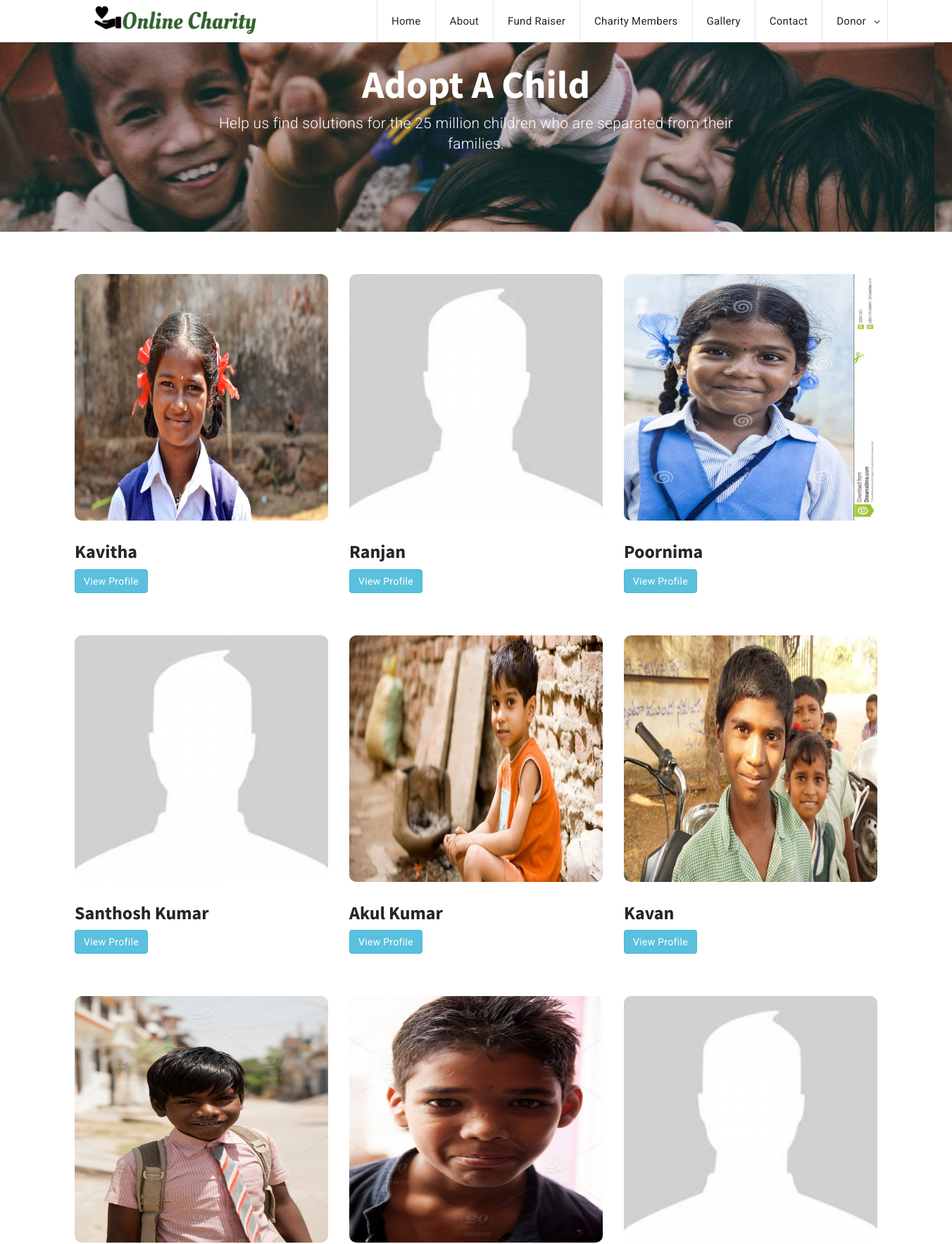
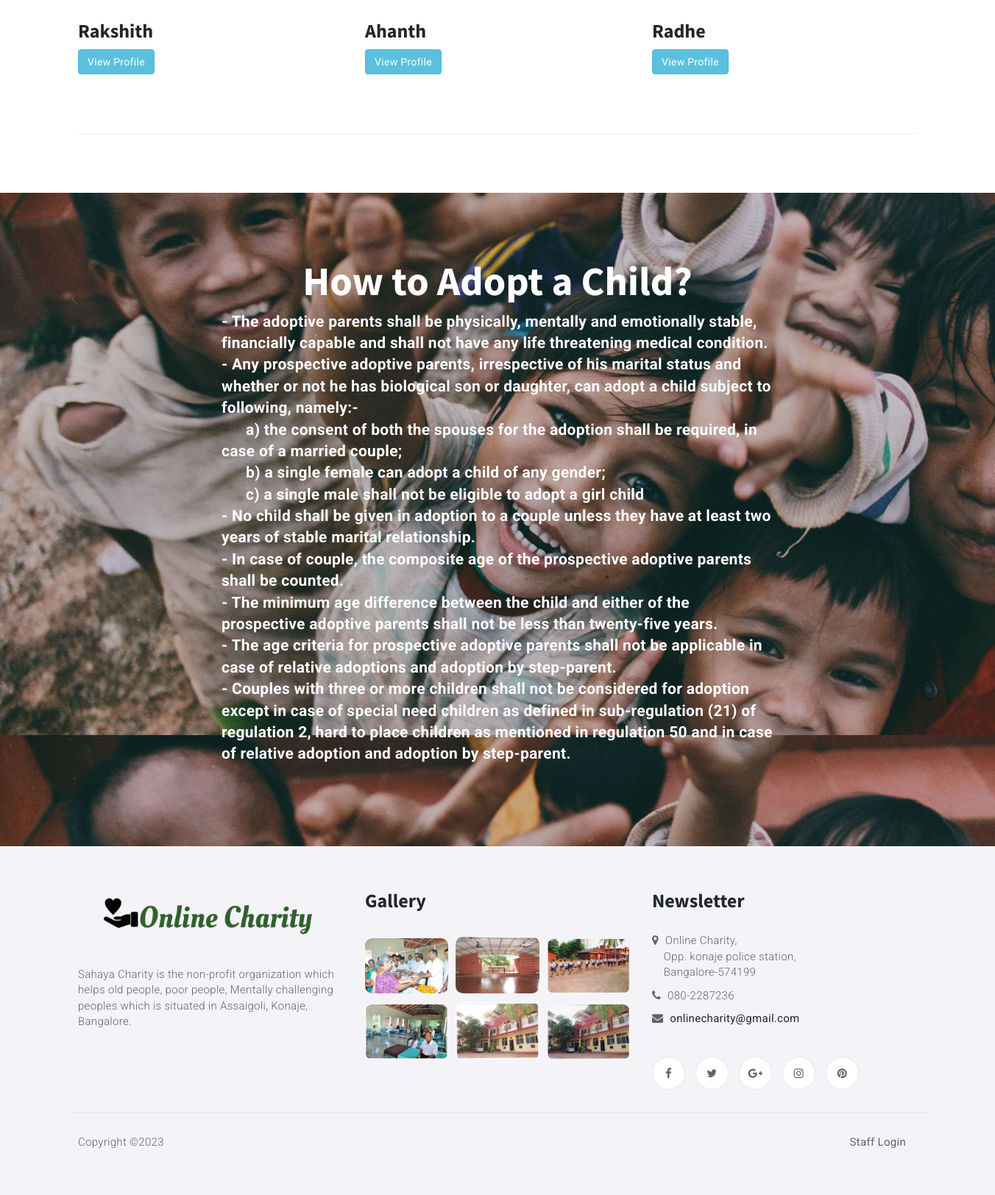
Page /adoptachild.php on the committed database (2 pictures, top to bottom).
### tables this page shows
CREATE TABLE `member` (
  `member_id` int(10) NOT NULL,
  `member_type_id` int(10) NOT NULL,
  `name` varchar(50) NOT NULL,
  `image` varchar(100) NOT NULL,
  `address` text NOT NULL,
  `contact_no` varchar(10) NOT NULL,
  `id_proof` varchar(100) NOT NULL,
  `adress_proof` varchar(100) NOT NULL,
  `description` text NOT NULL,
  `status` varchar(10) NOT NULL
);

CREATE TABLE `photo` (
  `photo_id` int(10) NOT NULL,
  `album_id` int(10) NOT NULL,
  `photo_title` varchar(50) NOT NULL,
  `photo` varchar(100) NOT NULL,
  `photo_description` text NOT NULL,
  `status` varchar(10) NOT NULL
);

### adoptachild.php (the view)
<?php
include("header.php");
?>
</header>
<div id="cta" class="section">
<div class="section-bg" style="background-image: url(img/background-1.jpg);" data-stellar-background-ratio="0.5"></div>
<div class="container">
<div class="row">
<div class="col-md-offset-2 col-md-8">
<div class="cta-content text-center">
<h1>Adopt A Child</h1>
<p class="lead">Help us find solutions for the 25 million children who are separated from their families.</p>
</div>
</div>
</div>
</div>
</div>
<div id="blog" class="section">
<div class="container">
<div class="row">
<?php
$sqlmember = "SELECT member.*,member_type.member_type FROM member LEFT JOIN member_type ON member.member_type_id=member_type.member_type_id WHERE member.status='Active' AND member.member_type_id='1'";
$qsqlmember = mysqli_query($con,$sqlmember);
while($rsmember = mysqli_fetch_array($qsqlmember))
{
		if($rsmember['image'] == "")
		{
			$imgname="img/noimage.png";
		}
		else if(file_exists("imgmember/".$rsmember['image']))
		{
			$imgname = "imgmember/".$rsmember['image'];
		}
		else
		{
			$imgname="img/noimage.png";
		}
?>
<div class="col-md-4">
	<div class="article">
		<div class="article-img">
			<a href="adoptachildapply.php?member_id=<?php echo $rsmember[0]; ?>">
			<img src='<?php echo $imgname; ?>' style="height: 350px;" >
			</a>
		</div>
		<div class="article-content">
			<h3 class="article-title"><a href="displaymemberdetailed.php?member_id=<?php echo $rsmember[0]; ?>"><?php echo $rsmember['name']; ?></a></h3>
			<a type="button" class="btn btn-info" href="adoptachildapply.php?member_id=<?php echo $rsmember[0]; ?>" >View Profile</a>
		</div>
	</div>
</div>
<?php
}
?>
</div>
<div class="row">
	<div class="col-md-12">
		<hr>
	</div>
</div>
</div>
</div>
<div id="cta" class="section">
	<div class="section-bg" style="background-image: url(img/background-1.jpg);" data-stellar-background-ratio="0.5"></div>
	<div class="container">
		<div class="row">
		<div class="col-md-offset-2 col-md-8">
			<div class="cta-content text-center">
				<h1>How to Adopt a Child?</h1>
					<p class="lead" style="text-align: left;color: white;">
					<b>
		- The adoptive parents shall be physically, mentally and emotionally stable, financially capable and shall not have any life threatening medical condition.<br>
		- Any prospective adoptive parents, irrespective of his marital status and whether or not he has biological son or daughter, can adopt a child subject to following, namely:-<bR>
		&nbsp; &nbsp; &nbsp; a) the consent of both the spouses for the adoption shall be required, in case of a married couple;<bR>
		&nbsp; &nbsp; &nbsp; b) a single female can adopt a child of any gender;<bR>
		&nbsp; &nbsp; &nbsp; c) a single male shall not be eligible to adopt a girl child<bR>
		- No child shall be given in adoption to a couple unless they have at least two years of stable marital relationship.<bR>
		- In case of couple, the composite age of the prospective adoptive parents shall be counted.<bR>
- The minimum age difference between the child and either of the prospective adoptive parents shall not be less than twenty-five years.<bR>
- The age criteria for prospective adoptive parents shall not be applicable in case of relative adoptions and adoption by step-parent.<bR>
- Couples with three or more children shall not be considered for adoption except in case of special need children as defined in sub-regulation (21) of regulation 2, hard to place children as mentioned in regulation 50 and in case of relative adoption and adoption by step-parent.</b></p>
				</div>
			</div>
		</div>
	</div>
</div>
<?php
include("footer.php");
?>

### header.php (shortened to what this page needs)
<!DOCTYPE html>
<html lang="en">
<head>
<link type="text/css" rel="stylesheet" href="css/bootstrap.min.css" />
<link type="text/css" rel="stylesheet" href="css/owl.carousel.css" />
<link type="text/css" rel="stylesheet" href="css/owl.theme.default.css" />
<link rel="stylesheet" href="css/font-awesome.min.css">
<link type="text/css" rel="stylesheet" href="css/style.css" />
<link type="text/css" rel="stylesheet" href="css/jquery.dataTables.min.css" />
</head>
<body>
<?php
if(basename($_SERVER['PHP_SELF']) == "index.php")
{
?>
<header id="home">
<?php
}
else
{
?>
	<header >
<?php
}
?>
<nav id="main-navbar">
<div class="container">
<div class="navbar-header">
<div class="navbar-brand">
<a class="logo" href="index.php"><img src="img/logo.png" alt="logo"></a>
</div>
</div>
<ul class="navbar-menu nav navbar-nav navbar-right">
<?php
if(isset($_SESSION['donor_id']))
{
?>
<li><a href="donoraccount.php">Panel</a></li>
<li class="has-dropdown"><a href="#">Fund Donation</a>
	<ul class="dropdown">
		<li><a href="fundraiser.php" >Fund Raiser</a></li>
		<li><a href="viewfundcollection.php">Fund Donation Report</a></li>
	</ul>
</li>
<li class="has-dropdown"><a href="#">Food Donation</a>
	<ul class="dropdown">
		<li><a href="fooddonor.php">Donate Food</a></li>
		<li><a href="viewfooddonor.php">Food Donation Report</a></li>
	</ul>
</li>
<li><a href="gallery.php">Gallery</a></li>
<li class="has-dropdown"><a href="#">Appointment</a>
	<ul class="dropdown">
		<li><a href="appointment.php">Visiting Appointment</a></li>
		<li><a href="viewappointment.php">View Visiting Appointment</a></li>
	</ul>
</li>
<li class="has-dropdown"><a href="#">Adopt</a>
	<ul class="dropdown">
		<li><a href="adoptachild.php">Adopt A Child</a></li>
		<li><a href="viewadoptchildapply.php">View Adoption Request</a></li>
	</ul>
</li>
<li class="has-dropdown"><a href="#">Account</a>
	<ul class="dropdown">
		<li><a href="donorprofile.php">Donor Profile</a></li>
		<li><a href="donorchangepassword.php" >Change password</a></li>
		<li><a href="logout.php" >Logout</a></li>
	</ul>
</li>
<?php
}
else
{
?>
<li><a href="index.php">Home</a></li>
<li><a href="about.php">About</a></li>
<li><a href="fundraiser.php">Fund Raiser</a></li>
<li><a href="displaymembers.php">Charity Members</a></li>
<li><a href="gallery.php">Gallery</a></li>
<li><a href="contact.php">Contact</a></li>
<li class="has-dropdown"><a href="#">Donor</a>
</li>
<?php
}
?>
</ul>
</div>
</nav>

### footer.php (shortened to what this page needs)
<footer id="footer" class="section">
<div class="container">
<div class="row">
<div class="col-md-4">
<div class="footer">
<div class="footer-logo">
<a class="logo" href="#"><img src="img/logo.png" alt=""></a>
</div>
<p>Sahaya Charity is the non-profit organization which helps old people, poor people, Mentally challenging peoples which is situated in Assaigoli, Konaje, Bangalore.</p>
</div>
</div>
<div class="col-md-4">
<div class="footer">
<h3 class="footer-title">Gallery</h3>
<ul class="footer-galery">
<?php
	$sql = "SELECT * FROM photo LEFT JOIN album ON photo.album_id=album.album_id ORDER BY rand() LIMIT 6";
	$qsql = mysqli_query($con,$sql);
	while($rs = mysqli_fetch_array($qsql))
	{
?>
<li><a href="#"><img src="imgphoto/<?php echo $rs['photo']; ?>" alt=""></a></li>
<?php
	}
?>
</ul>
</div>
</div>
<div class="col-md-4">
<div class="footer">
<h3 class="footer-title">Newsletter</h3>
<p>
<ul class="footer-contact">
<li><i class="fa fa-map-marker"></i> Online Charity,<br> &nbsp;&nbsp;&nbsp; Opp. konaje police station,<br> &nbsp;&nbsp;&nbsp; Bangalore-574199</li>
<li><i class="fa fa-phone"></i> 080-2287236</li>
<li><i class="fa fa-envelope"></i> <a href="#"><span class="__cf_email__" data-cfemail="8fcce7eefde6fbf6cfeae2eee6e3a1ece0e2">onlinecharity@gmail.com</span></a></li>
</ul>
</p>
<hr>
<ul class="footer-social">
<li><a href="#"><i class="fa fa-facebook"></i></a></li>
<li><a href="#"><i class="fa fa-twitter"></i></a></li>
<li><a href="#"><i class="fa fa-google-plus"></i></a></li>
<li><a href="#"><i class="fa fa-instagram"></i></a></li>
<li><a href="#"><i class="fa fa-pinterest"></i></a></li>
</ul>
</div>
</div>
</div>
<div id="footer-bottom" class="row">
<div class="col-md-6 col-md-push-6">
<?php
if(!isset($_SESSION['staff_id']) && !isset($_SESSION['donor_id']) )
{
?>
	<ul class="footer-nav">
	<li><a href="" onclick="return false"  data-toggle="modal" data-target="#StaffLoginModal" >Staff Login</a></li>
	</ul>
<?php
}
?>
</div>
<div class="col-md-6 col-md-pull-6">
<div class="footer-copyright">
<span>
Copyright &copy;<script data-cfasync="false" src="scripts/5c5dd728/cloudflare-static/email-decode.min.js"></script><script type="7909e31ca7813c4694085191-text/javascript">document.write(new Date().getFullYear());</script>
</span>
</div>
</div>
</div>
</div>
</footer>
</body>
</html>

### css/style.css (style rules this page uses)
body { font-family:roboto,sans-serif;font-size:15px;font-weight:300;letter-spacing:.3px;color:#5f646b }
h1,h2,h3,h4,h5,h6 { font-family:source sans pro,sans-serif;margin-top:0;color:#23262a;font-weight:700;letter-spacing:0 }
h1 { font-size:43px }
h3 { font-size:26px }
a { color:#23262a;font-weight:400;-webkit-transition:.3s color;transition:.3s color }
ul,ol { margin:0;padding:0;list-style:none }
.section { position:relative;padding:60px 0 }
.section-bg { position:absolute;left:0;right:0;top:0;bottom:0;background-size:cover;background-position:50%;z-index:-1 }
.navbar-brand { height:60px;padding:0 }
.navbar-brand .logo { display:inline-block }
.navbar-brand .logo>img { max-height:60px }
#main-navbar { position:absolute;left:0;right:0;top:0;background-color:#fff;z-index:910 }
.navbar-menu li a { padding:20px;border-right:1px solid #e6e6ea }
.navbar-menu>li:first-child a { border-left:1px solid #e6e6ea }
.navbar-menu li.has-dropdown { position:relative }
.navbar-menu li.has-dropdown>a { padding:20px 30px 20px 20px }
.navbar-menu li.has-dropdown:after { font-family:fontawesome;content:"\f107";position:absolute;right:10px;top:21px;width:10px;font-size:14px;color:#23262a }
#cta.section { padding:90px 0 }
.cta-content h1 { color:#fff;font-size:55px }
.cta-content p.lead { color:#fff }
.article { margin-bottom:60px }
.article .article-img { overflow:hidden;border-radius:10px }
.article .article-img a { position:relative;display:block }
.article .article-img a:after { content:"";position:absolute;left:0;right:0;top:0;bottom:0;background-color:#83ba09;opacity:0;-webkit-transition:.3s opacity;transition:.3s opacity }
.article .article-img img { width:100% }
.article .article-content { margin-top:30px }
.article .article-content .article-title { text-transform:capitalize }
.article .article-content .article-title>a { font-weight:700 }
#footer { background-color:#f4f4f8 }
.footer { margin-bottom:30px }
.footer .footer-title { margin-bottom:30px;text-transform:capitalize }
.footer-logo { margin-bottom:30px }
.footer-logo .logo { display:inline-block }
.footer-logo .logo img { max-height:80px }
.footer-contact { margin-top:30px }
.footer-contact li { margin-bottom:10px }
.footer-contact li i { margin-right:5px }
.footer-galery { margin:0 -5px }
.footer-galery li { display:inline-block;width:33.33%;margin-right:-4px;padding:5px }
.footer-galery li a { position:relative;display:block;border-radius:10px;overflow:hidden }
.footer-galery li a:after { content:"";position:absolute;left:0;right:0;top:0;bottom:0;background-color:#83ba09;opacity:0;-webkit-transition:.3s opacity;transition:.3s opacity }
.footer-galery li a>img { width:100% }
.footer-social li { display:inline-block;margin-right:10px }
.footer-social li a { display:block;width:45px;height:45px;line-height:45px;border-radius:50%;color:#5f646b;text-align:center;background-color:#fff;border:1px solid #e6e6ea;-webkit-transition:.3s border-color;transition:.3s border-color }
#footer-bottom { border-top:1px solid #e6e6ea;padding-top:30px }
#footer-bottom .footer-nav { text-align:right }
#footer-bottom .footer-nav li { display:inline-block;margin-right:15px }
#footer-bottom .footer-nav li a { color:#5f646b }

### rows in the picture
member: image (picture), name "Kavitha"
member: name "Ranjan"
member: image (picture), name "Poornima"
member: name "Santhosh Kumar"
member: image (picture), name "Akul Kumar"
member: image (picture), name "Kavan"
member: image (picture), name "Rakshith"
member: image (picture), name "Ahanth"
member: name "Radhe"
photo: photo (picture)
photo: photo (picture)
photo: photo (picture)
photo: photo (picture)
photo: photo (picture)
photo: photo (picture)
